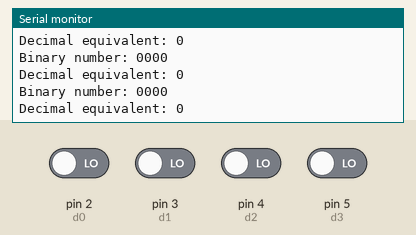
Simulated run of this sketch. Board: Arduino Uno, built with avr-gcc and run on an emulated ATmega328P. Shown: the last lines printed to the serial monitor. The test bench sets the inputs (shaded band); at power-on: pin 2 (d0), pin 3 (d1), pin 4 (d2), pin 5 (d3) LOW.

Above: at 2.8 s.
2.9 s: pin 2 (d0) driven HIGH
At 3.8 s:
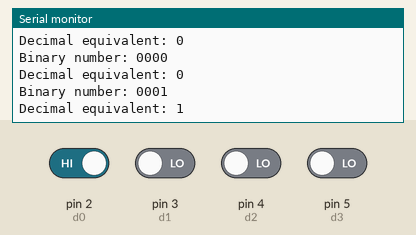
4.4 s: pin 3 (d1) driven HIGH
At 5.5 s:
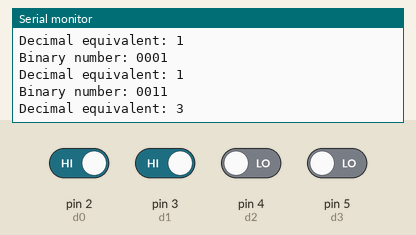
5.9 s: pin 4 (d2) driven HIGH
At 6.8 s:
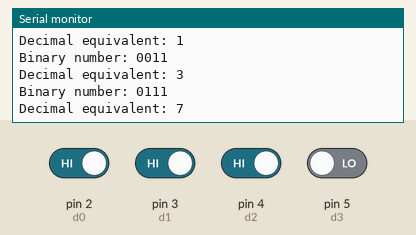
7.4 s: pin 5 (d3) driven HIGH
At 8.7 s:
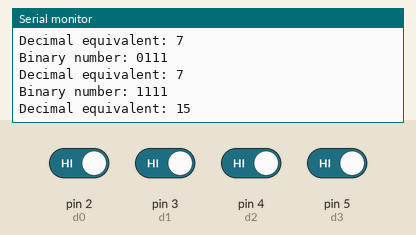
8.9 s: pin 2 (d0) driven LOW
At 9.8 s:
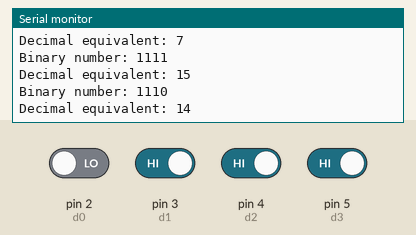
10.4 s: pin 3 (d1) driven LOW
At 11.4 s:
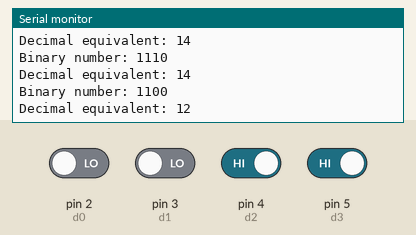
Timing chart, 0 to 12.9 s (numbered marks = the images above; inputs shaded):
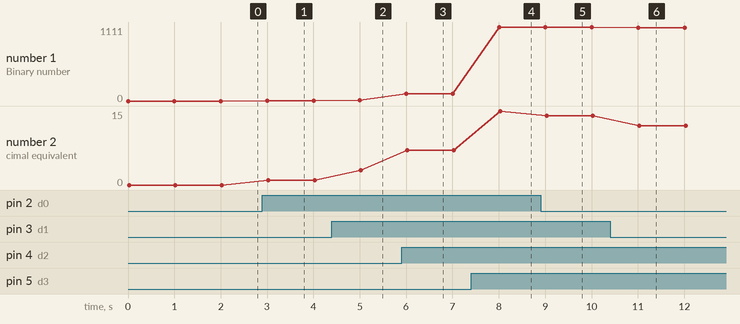

Measured:
- after the input at 2.9 s, the serial monitor: prints a new line after 0.10 s (image 1)
- after the input at 4.4 s, the serial monitor: prints a new line after 0.60 s (image 2)
- after the input at 5.9 s, the serial monitor: prints a new line after 0.10 s (image 3)
- after the input at 7.4 s, the serial monitor: prints a new line after 0.61 s (image 4)
- after the input at 8.9 s, the serial monitor: prints a new line after 0.11 s (image 5)
- after the input at 10.4 s, the serial monitor: prints a new line after 0.61 s (image 6)
- plotted number 1: 0 → 1 after the input at 2.9 s, 1 → 11 after the input at 4.4 s, 11 → 111 after the input at 5.9 s, 111 → 1111 after the input at 7.4 s, 1111 → 1110 after the input at 8.9 s
- plotted number 2: 0 → 1 after the input at 2.9 s, 1 → 3 after the input at 4.4 s, 3 → 7 after the input at 5.9 s, 7 → 15 after the input at 7.4 s, 15 → 14 after the input at 8.9 s

The sketch:

Q1_THP_Electronics.ino
```cpp
// Define digital pins
int d0=2;
int d1=3;
int d2=4;
int d3=5;
void setup(){
  // Configure digital pins
  pinMode(d0, INPUT);
  pinMode(d1, INPUT);
  pinMode(d2, INPUT);
  pinMode(d3, INPUT);
  Serial.begin(9600);
}
// Define binary bits
int a,a0,a1,a2,a3;
void loop(){
  // Read bits
  a0=digitalRead(d0);
  a1=digitalRead(d1);
  a2=digitalRead(d2);
  a3=digitalRead(d3);
  // Convert binary number to its decimal equivalent
  a=a3*8+a2*4+a1*2+a0;
  // Print binary number
  Serial.print("Binary number: ");
  Serial.print(a3);
  Serial.print(a2);
  Serial.print(a1);
  Serial.println(a0);
  // Print decimal number
  Serial.print("Decimal equivalent: ");
  Serial.println(a);
  delay(1000);
}
```
